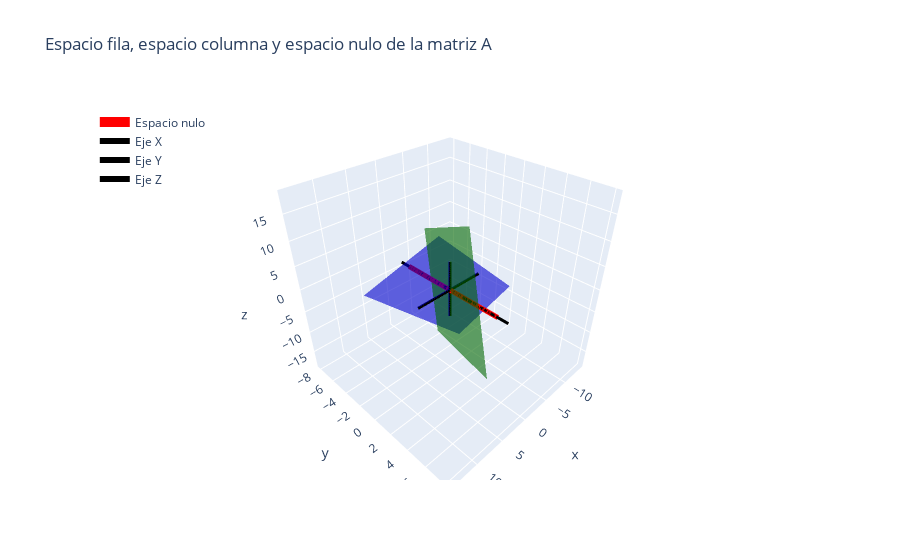

Notebook code cell kept with this figure:
### Markdown cell above
El siguiente script en **Plotly** dibuja en un mismo sistema 3D:

* ejes coordenados resaltados,
* plano del espacio fila,
* plano del espacio columna,
* recta del espacio nulo.

### Code cell
import numpy as np
import plotly.graph_objects as go

# =========================
# Bases de los subespacios
# =========================
r1 = np.array([3, 0, -1])
r3 = np.array([4, 0, 5])

c1 = np.array([3, 3, 4])
c3 = np.array([-1, -1, 5])

n1 = np.array([0, 1, 0])  # base del espacio nulo

# =========================
# Parámetros para generar planos
# =========================
s = np.linspace(-2, 2, 30)
t = np.linspace(-2, 2, 30)
S, T = np.meshgrid(s, t)

# Plano del espacio fila: span{r1, r3}
X_row = r1[0]*S + r3[0]*T
Y_row = r1[1]*S + r3[1]*T
Z_row = r1[2]*S + r3[2]*T

# Plano del espacio columna: span{c1, c3}
X_col = c1[0]*S + c3[0]*T
Y_col = c1[1]*S + c3[1]*T
Z_col = c1[2]*S + c3[2]*T

# Recta del espacio nulo
u = np.linspace(-5, 5, 100)
X_null = n1[0]*u
Y_null = n1[1]*u
Z_null = n1[2]*u

# =========================
# Ejes coordenados resaltados
# =========================
axis_len = 6

axis_x = go.Scatter3d(
    x=[-axis_len, axis_len], y=[0,0], z=[0,0],
    mode='lines',
    line=dict(width=6, color='black'),
    name='Eje X'
)

axis_y = go.Scatter3d(
    x=[0,0], y=[-axis_len, axis_len], z=[0,0],
    mode='lines',
    line=dict(width=6, color='black'),
    name='Eje Y'
)

axis_z = go.Scatter3d(
    x=[0,0], y=[0,0], z=[-axis_len, axis_len],
    mode='lines',
    line=dict(width=6, color='black'),
    name='Eje Z'
)

# =========================
# Figura
# =========================
fig = go.Figure()

# Espacio fila (azul)
fig.add_surface(
    x=X_row, y=Y_row, z=Z_row,
    opacity=0.6,
    colorscale=[[0, 'blue'], [1, 'blue']],
    name='Espacio fila',
    showscale=False
)

# Espacio columna (verde)
fig.add_surface(
    x=X_col, y=Y_col, z=Z_col,
    opacity=0.6,
    colorscale=[[0, 'green'], [1, 'green']],
    name='Espacio columna',
    showscale=False
)

# Espacio nulo (rojo y más grueso)
fig.add_trace(go.Scatter3d(
    x=X_null, y=Y_null, z=Z_null,
    mode='lines',
    line=dict(color='red', width=10),
    name='Espacio nulo'
))

# Añadir ejes
fig.add_trace(axis_x)
fig.add_trace(axis_y)
fig.add_trace(axis_z)

# Layout
fig.update_layout(
    title="Espacio fila, espacio columna y espacio nulo de la matriz A",
    scene=dict(
        xaxis_title='x',
        yaxis_title='y',
        zaxis_title='z',
        aspectmode='cube'
    ),
    legend=dict(
        x=0.02,
        y=0.98
    )
)

fig.show()
fig.write_image(r"C:\Users\marco\Downloads\espacios_fila_columna_nulo.png")

### Figure 1 — Plotly figure (JSON) as saved in the notebook; plotly's stock layout.template omitted (floating-point values rounded to 4 significant figures; data arrays with more than 128 entries replaced by an {"elided": "..."} marker saying what was removed)
{"data": [{"colorscale": [[0, "blue"], [1, "blue"]], "name": "Espacio fila", "opacity": 0.6, "showscale": false, "type": "surface", "x": {"elided": "30x30 float values"}, "y": {"elided": "30x30 float values"}, "z": {"elided": "30x30 float values"}}, {"colorscale": [[0, "green"], [1, "green"]], "name": "Espacio columna", "opacity": 0.6, "showscale": false, "type": "surface", "x": {"elided": "30x30 float values"}, "y": {"elided": "30x30 float values"}, "z": {"elided": "30x30 float values"}}, {"line": {"color": "red", "width": 10}, "mode": "lines", "name": "Espacio nulo", "type": "scatter3d", "x": [-0.0, -0.0, -0.0, -0.0, -0.0, -0.0, -0.0, -0.0, -0.0, -0.0, -0.0, -0.0, -0.0, -0.0, -0.0, -0.0, -0.0, -0.0, -0.0, -0.0, -0.0, -0.0, -0.0, -0.0, -0.0, -0.0, -0.0, -0.0, -0.0, -0.0, -0.0, -0.0, -0.0, -0.0, -0.0, -0.0, -0.0, -0.0, -0.0, -0.0, -0.0, -0.0, -0.0, -0.0, -0.0, -0.0, -0.0, -0.0, -0.0, -0.0, 0.0, 0.0, 0.0, 0.0, 0.0, 0.0, 0.0, 0.0, 0.0, 0.0, 0.0, 0.0, 0.0, 0.0, 0.0, 0.0, 0.0, 0.0, 0.0, 0.0, 0.0, 0.0, 0.0, 0.0, 0.0, 0.0, 0.0, 0.0, 0.0, 0.0, 0.0, 0.0, 0.0, 0.0, 0.0, 0.0, 0.0, 0.0, 0.0, 0.0, 0.0, 0.0, 0.0, 0.0, 0.0, 0.0, 0.0, 0.0, 0.0, 0.0], "y": [-5.0, -4.899, -4.798, -4.697, -4.596, -4.495, -4.394, -4.293, -4.192, -4.091, -3.99, -3.889, -3.788, -3.687, -3.586, -3.485, -3.384, -3.283, -3.182, -3.081, -2.98, -2.879, -2.778, -2.677, -2.576, -2.475, -2.374, -2.273, -2.172, -2.071, -1.97, -1.869, -1.768, -1.667, -1.566, -1.465, -1.364, -1.263, -1.162, -1.061, -0.9596, -0.8586, -0.7576, -0.6566, -0.5556, -0.4545, -0.3535, -0.2525, -0.1515, -0.05051, 0.05051, 0.1515, 0.2525, 0.3535, 0.4545, 0.5556, 0.6566, 0.7576, 0.8586, 0.9596, 1.061, 1.162, 1.263, 1.364, 1.465, 1.566, 1.667, 1.768, 1.869, 1.97, 2.071, 2.172, 2.273, 2.374, 2.475, 2.576, 2.677, 2.778, 2.879, 2.98, 3.081, 3.182, 3.283, 3.384, 3.485, 3.586, 3.687, 3.788, 3.889, 3.99, 4.091, 4.192, 4.293, 4.394, 4.495, 4.596, 4.697, 4.798, 4.899, 5.0], "z": [-0.0, -0.0, -0.0, -0.0, -0.0, -0.0, -0.0, -0.0, -0.0, -0.0, -0.0, -0.0, -0.0, -0.0, -0.0, -0.0, -0.0, -0.0, -0.0, -0.0, -0.0, -0.0, -0.0, -0.0, -0.0, -0.0, -0.0, -0.0, -0.0, -0.0, -0.0, -0.0, -0.0, -0.0, -0.0, -0.0, -0.0, -0.0, -0.0, -0.0, -0.0, -0.0, -0.0, -0.0, -0.0, -0.0, -0.0, -0.0, -0.0, -0.0, 0.0, 0.0, 0.0, 0.0, 0.0, 0.0, 0.0, 0.0, 0.0, 0.0, 0.0, 0.0, 0.0, 0.0, 0.0, 0.0, 0.0, 0.0, 0.0, 0.0, 0.0, 0.0, 0.0, 0.0, 0.0, 0.0, 0.0, 0.0, 0.0, 0.0, 0.0, 0.0, 0.0, 0.0, 0.0, 0.0, 0.0, 0.0, 0.0, 0.0, 0.0, 0.0, 0.0, 0.0, 0.0, 0.0, 0.0, 0.0, 0.0, 0.0]}, {"line": {"color": "black", "width": 6}, "mode": "lines", "name": "Eje X", "type": "scatter3d", "x": [-6, 6], "y": [0, 0], "z": [0, 0]}, {"line": {"color": "black", "width": 6}, "mode": "lines", "name": "Eje Y", "type": "scatter3d", "x": [0, 0], "y": [-6, 6], "z": [0, 0]}, {"line": {"color": "black", "width": 6}, "mode": "lines", "name": "Eje Z", "type": "scatter3d", "x": [0, 0], "y": [0, 0], "z": [-6, 6]}], "layout": {"legend": {"x": 0.02, "y": 0.98}, "scene": {"aspectmode": "cube", "xaxis": {"title": {"text": "x"}}, "yaxis": {"title": {"text": "y"}}, "zaxis": {"title": {"text": "z"}}}, "title": {"text": "Espacio fila, espacio columna y espacio nulo de la matriz A"}}}
